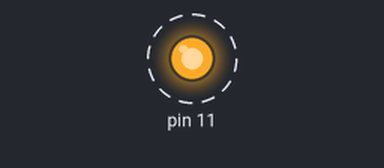
Simulated run of this program. Board: Raspberry Pi (header pin numbers). Parts: output pins drawn as LEDs (lit = HIGH). Dashed ring = blinking. What the program prints to the terminal is not drawn. At 20.0 s the program stops and its outputs stay as they are.

Above: at 0.5 s.
Timing chart, 0 to 4.6 s (numbered marks = the images above):
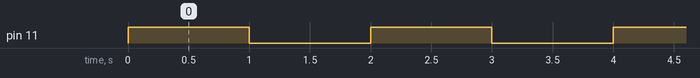

Measured:
- by itself, pin 11: alternates HIGH for 1.0 s and LOW for 1.0 s, 20 changes in all, then stays LOW

The program:

ej1_led.py
```python
#!/usr/bin/python

import RPi.GPIO as GPIO
from time import sleep

GPIO.setwarnings(False)
GPIO.setmode(GPIO.BOARD)
GPIO.setup(11, GPIO.OUT, initial=GPIO.LOW)

for x in range(0,10):
        GPIO.output(11, GPIO.HIGH)
        sleep(1)
        GPIO.output(11,GPIO.LOW)
        sleep(1)
else:
        print 'Programa finalizado ;)'
```
